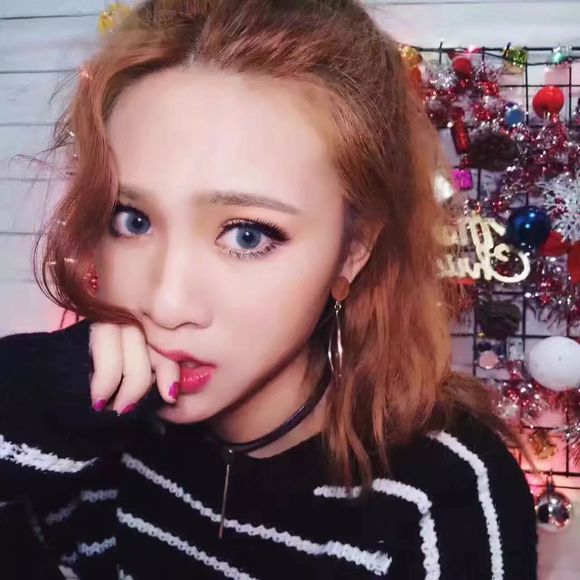
#> input picture 核心操作/图像的基本操作/1.jpg, 580 x 580 px
$ python 01.py
#> lines starting #> are read from the running program, lines starting #| are printed output that depends on the picture
import cv2
import numpy as np

img = cv2.imread('1.jpg')
#> img is the input picture: shape (580, 580, 3); mean B, G, R 98.9, 95.2, 125
# 获取像素值
px = img[100, 100]
#> px = [91, 103, 161]
print(px)
#| [ 91 103 161]
img2 = img[61:398,67:422]
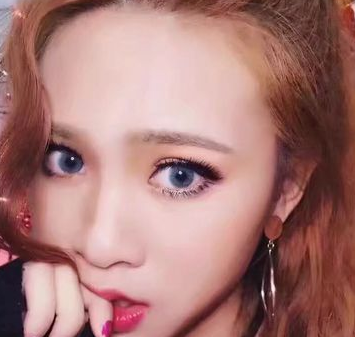
#> img2: shape (337, 355, 3); mean B, G, R 118.2, 121.9, 168.4
# [8 lines of commented-out code are left out]
print(img.shape)
#| (580, 580, 3)
print(img.size)
#| 1009200
print(img.dtype)
#| uint8
cv2.imshow('image', img2)
cv2.waitKey(0)
cv2.destroyAllWindows()
